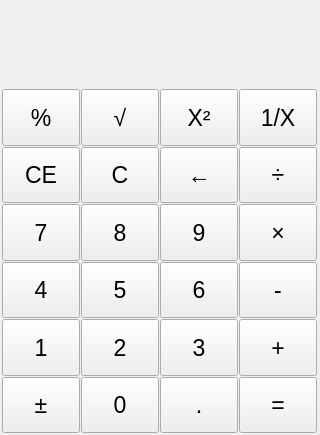
<?xml version="1.0" encoding="UTF-8"?>
<ui version="4.0">
 <class>MainWindow</class>
 <widget class="QMainWindow" name="MainWindow">
  <property name="geometry">
   <rect>
    <x>0</x>
    <y>0</y>
    <width>320</width>
    <height>435</height>
   </rect>
  </property>
  <property name="minimumSize">
   <size>
    <width>320</width>
    <height>435</height>
   </size>
  </property>
  <property name="maximumSize">
   <size>
    <width>16777215</width>
    <height>16777215</height>
   </size>
  </property>
  <property name="windowTitle">
   <string>MainWindow</string>
  </property>
  <widget class="QWidget" name="centralWidget">
   <property name="sizePolicy">
    <sizepolicy hsizetype="Preferred" vsizetype="Preferred">
     <horstretch>0</horstretch>
     <verstretch>0</verstretch>
    </sizepolicy>
   </property>
   <layout class="QGridLayout" name="gridLayout_2">
    <property name="leftMargin">
     <number>0</number>
    </property>
    <property name="topMargin">
     <number>0</number>
    </property>
    <property name="rightMargin">
     <number>0</number>
    </property>
    <property name="bottomMargin">
     <number>0</number>
    </property>
    <property name="spacing">
     <number>0</number>
    </property>
    <item row="0" column="0">
     <widget class="QLabel" name="label">
      <property name="sizePolicy">
       <sizepolicy hsizetype="Preferred" vsizetype="Preferred">
        <horstretch>0</horstretch>
        <verstretch>25</verstretch>
       </sizepolicy>
      </property>
      <property name="font">
       <font>
        <pointsize>22</pointsize>
       </font>
      </property>
      <property name="text">
       <string/>
      </property>
      <property name="alignment">
       <set>Qt::AlignRight|Qt::AlignTrailing|Qt::AlignVCenter</set>
      </property>
     </widget>
    </item>
    <item row="1" column="0">
     <widget class="QFrame" name="frame">
      <property name="sizePolicy">
       <sizepolicy hsizetype="Preferred" vsizetype="Preferred">
        <horstretch>0</horstretch>
        <verstretch>100</verstretch>
       </sizepolicy>
      </property>
      <property name="layoutDirection">
       <enum>Qt::LeftToRight</enum>
      </property>
      <property name="autoFillBackground">
       <bool>false</bool>
      </property>
      <layout class="QGridLayout" name="gridLayout" rowstretch="0,0,0,0,0,0,0">
       <property name="leftMargin">
        <number>2</number>
       </property>
       <property name="topMargin">
        <number>2</number>
       </property>
       <property name="rightMargin">
        <number>2</number>
       </property>
       <property name="bottomMargin">
        <number>2</number>
       </property>
       <property name="spacing">
        <number>1</number>
       </property>
       <item row="1" column="2">
        <widget class="QPushButton" name="root">
         <property name="sizePolicy">
          <sizepolicy hsizetype="Preferred" vsizetype="Preferred">
           <horstretch>0</horstretch>
           <verstretch>0</verstretch>
          </sizepolicy>
         </property>
         <property name="font">
          <font>
           <pointsize>17</pointsize>
          </font>
         </property>
         <property name="styleSheet">
          <string notr="true"/>
         </property>
         <property name="text">
          <string>√</string>
         </property>
        </widget>
       </item>
       <item row="1" column="3">
        <widget class="QPushButton" name="square">
         <property name="sizePolicy">
          <sizepolicy hsizetype="Preferred" vsizetype="Preferred">
           <horstretch>0</horstretch>
           <verstretch>0</verstretch>
          </sizepolicy>
         </property>
         <property name="font">
          <font>
           <pointsize>17</pointsize>
          </font>
         </property>
         <property name="styleSheet">
          <string notr="true"/>
         </property>
         <property name="text">
          <string>X²</string>
         </property>
        </widget>
       </item>
       <item row="3" column="3">
        <widget class="QPushButton" name="nine">
         <property name="sizePolicy">
          <sizepolicy hsizetype="Preferred" vsizetype="Preferred">
           <horstretch>0</horstretch>
           <verstretch>0</verstretch>
          </sizepolicy>
         </property>
         <property name="font">
          <font>
           <pointsize>17</pointsize>
          </font>
         </property>
         <property name="text">
          <string>9</string>
         </property>
        </widget>
       </item>
       <item row="4" column="3">
        <widget class="QPushButton" name="six">
         <property name="sizePolicy">
          <sizepolicy hsizetype="Preferred" vsizetype="Preferred">
           <horstretch>0</horstretch>
           <verstretch>0</verstretch>
          </sizepolicy>
         </property>
         <property name="font">
          <font>
           <pointsize>17</pointsize>
          </font>
         </property>
         <property name="text">
          <string>6</string>
         </property>
        </widget>
       </item>
       <item row="2" column="1">
        <widget class="QPushButton" name="CE">
         <property name="sizePolicy">
          <sizepolicy hsizetype="Preferred" vsizetype="Preferred">
           <horstretch>0</horstretch>
           <verstretch>0</verstretch>
          </sizepolicy>
         </property>
         <property name="font">
          <font>
           <pointsize>17</pointsize>
          </font>
         </property>
         <property name="text">
          <string>CE</string>
         </property>
        </widget>
       </item>
       <item row="5" column="1">
        <widget class="QPushButton" name="one">
         <property name="sizePolicy">
          <sizepolicy hsizetype="Preferred" vsizetype="Preferred">
           <horstretch>0</horstretch>
           <verstretch>0</verstretch>
          </sizepolicy>
         </property>
         <property name="font">
          <font>
           <pointsize>17</pointsize>
          </font>
         </property>
         <property name="text">
          <string>1</string>
         </property>
        </widget>
       </item>
       <item row="4" column="1">
        <widget class="QPushButton" name="four">
         <property name="sizePolicy">
          <sizepolicy hsizetype="Preferred" vsizetype="Preferred">
           <horstretch>0</horstretch>
           <verstretch>0</verstretch>
          </sizepolicy>
         </property>
         <property name="font">
          <font>
           <pointsize>17</pointsize>
          </font>
         </property>
         <property name="text">
          <string>4</string>
         </property>
        </widget>
       </item>
       <item row="5" column="3">
        <widget class="QPushButton" name="three">
         <property name="sizePolicy">
          <sizepolicy hsizetype="Preferred" vsizetype="Preferred">
           <horstretch>0</horstretch>
           <verstretch>0</verstretch>
          </sizepolicy>
         </property>
         <property name="font">
          <font>
           <pointsize>17</pointsize>
          </font>
         </property>
         <property name="text">
          <string>3</string>
         </property>
        </widget>
       </item>
       <item row="5" column="2">
        <widget class="QPushButton" name="two">
         <property name="sizePolicy">
          <sizepolicy hsizetype="Preferred" vsizetype="Preferred">
           <horstretch>0</horstretch>
           <verstretch>0</verstretch>
          </sizepolicy>
         </property>
         <property name="font">
          <font>
           <pointsize>17</pointsize>
          </font>
         </property>
         <property name="text">
          <string>2</string>
         </property>
        </widget>
       </item>
       <item row="3" column="1">
        <widget class="QPushButton" name="seven">
         <property name="sizePolicy">
          <sizepolicy hsizetype="Preferred" vsizetype="Preferred">
           <horstretch>0</horstretch>
           <verstretch>0</verstretch>
          </sizepolicy>
         </property>
         <property name="font">
          <font>
           <pointsize>17</pointsize>
          </font>
         </property>
         <property name="text">
          <string>7</string>
         </property>
        </widget>
       </item>
       <item row="3" column="2">
        <widget class="QPushButton" name="eight">
         <property name="sizePolicy">
          <sizepolicy hsizetype="Preferred" vsizetype="Preferred">
           <horstretch>0</horstretch>
           <verstretch>0</verstretch>
          </sizepolicy>
         </property>
         <property name="font">
          <font>
           <pointsize>17</pointsize>
          </font>
         </property>
         <property name="text">
          <string>8</string>
         </property>
        </widget>
       </item>
       <item row="2" column="2">
        <widget class="QPushButton" name="C">
         <property name="sizePolicy">
          <sizepolicy hsizetype="Preferred" vsizetype="Preferred">
           <horstretch>0</horstretch>
           <verstretch>0</verstretch>
          </sizepolicy>
         </property>
         <property name="font">
          <font>
           <pointsize>17</pointsize>
          </font>
         </property>
         <property name="text">
          <string>C</string>
         </property>
        </widget>
       </item>
       <item row="2" column="3">
        <widget class="QPushButton" name="backspace">
         <property name="sizePolicy">
          <sizepolicy hsizetype="Preferred" vsizetype="Preferred">
           <horstretch>0</horstretch>
           <verstretch>0</verstretch>
          </sizepolicy>
         </property>
         <property name="font">
          <font>
           <pointsize>17</pointsize>
          </font>
         </property>
         <property name="text">
          <string>←</string>
         </property>
        </widget>
       </item>
       <item row="4" column="2">
        <widget class="QPushButton" name="five">
         <property name="sizePolicy">
          <sizepolicy hsizetype="Preferred" vsizetype="Preferred">
           <horstretch>0</horstretch>
           <verstretch>0</verstretch>
          </sizepolicy>
         </property>
         <property name="font">
          <font>
           <pointsize>17</pointsize>
          </font>
         </property>
         <property name="text">
          <string>5</string>
         </property>
        </widget>
       </item>
       <item row="6" column="1">
        <widget class="QPushButton" name="plusMinus">
         <property name="sizePolicy">
          <sizepolicy hsizetype="Preferred" vsizetype="Preferred">
           <horstretch>0</horstretch>
           <verstretch>0</verstretch>
          </sizepolicy>
         </property>
         <property name="font">
          <font>
           <pointsize>17</pointsize>
          </font>
         </property>
         <property name="styleSheet">
          <string notr="true"/>
         </property>
         <property name="text">
          <string>±</string>
         </property>
        </widget>
       </item>
       <item row="6" column="2">
        <widget class="QPushButton" name="zero">
         <property name="sizePolicy">
          <sizepolicy hsizetype="Preferred" vsizetype="Preferred">
           <horstretch>0</horstretch>
           <verstretch>0</verstretch>
          </sizepolicy>
         </property>
         <property name="font">
          <font>
           <pointsize>17</pointsize>
          </font>
         </property>
         <property name="text">
          <string>0</string>
         </property>
        </widget>
       </item>
       <item row="6" column="3">
        <widget class="QPushButton" name="dot">
         <property name="sizePolicy">
          <sizepolicy hsizetype="Preferred" vsizetype="Preferred">
           <horstretch>0</horstretch>
           <verstretch>0</verstretch>
          </sizepolicy>
         </property>
         <property name="font">
          <font>
           <pointsize>17</pointsize>
          </font>
         </property>
         <property name="styleSheet">
          <string notr="true"/>
         </property>
         <property name="text">
          <string>.</string>
         </property>
        </widget>
       </item>
       <item row="1" column="6">
        <widget class="QPushButton" name="oneDivideX">
         <property name="sizePolicy">
          <sizepolicy hsizetype="Preferred" vsizetype="Preferred">
           <horstretch>0</horstretch>
           <verstretch>0</verstretch>
          </sizepolicy>
         </property>
         <property name="font">
          <font>
           <pointsize>17</pointsize>
          </font>
         </property>
         <property name="styleSheet">
          <string notr="true"/>
         </property>
         <property name="text">
          <string>1/X</string>
         </property>
        </widget>
       </item>
       <item row="2" column="6">
        <widget class="QPushButton" name="divide">
         <property name="sizePolicy">
          <sizepolicy hsizetype="Preferred" vsizetype="Preferred">
           <horstretch>0</horstretch>
           <verstretch>0</verstretch>
          </sizepolicy>
         </property>
         <property name="font">
          <font>
           <pointsize>17</pointsize>
          </font>
         </property>
         <property name="styleSheet">
          <string notr="true"/>
         </property>
         <property name="text">
          <string>÷</string>
         </property>
        </widget>
       </item>
       <item row="3" column="6">
        <widget class="QPushButton" name="mult">
         <property name="sizePolicy">
          <sizepolicy hsizetype="Preferred" vsizetype="Preferred">
           <horstretch>0</horstretch>
           <verstretch>0</verstretch>
          </sizepolicy>
         </property>
         <property name="font">
          <font>
           <pointsize>17</pointsize>
          </font>
         </property>
         <property name="styleSheet">
          <string notr="true"/>
         </property>
         <property name="text">
          <string>×</string>
         </property>
        </widget>
       </item>
       <item row="4" column="6">
        <widget class="QPushButton" name="minus">
         <property name="sizePolicy">
          <sizepolicy hsizetype="Preferred" vsizetype="Preferred">
           <horstretch>0</horstretch>
           <verstretch>0</verstretch>
          </sizepolicy>
         </property>
         <property name="font">
          <font>
           <pointsize>17</pointsize>
          </font>
         </property>
         <property name="accessibleName">
          <string/>
         </property>
         <property name="styleSheet">
          <string notr="true"/>
         </property>
         <property name="text">
          <string>-</string>
         </property>
        </widget>
       </item>
       <item row="5" column="6">
        <widget class="QPushButton" name="plus">
         <property name="sizePolicy">
          <sizepolicy hsizetype="Preferred" vsizetype="Preferred">
           <horstretch>0</horstretch>
           <verstretch>0</verstretch>
          </sizepolicy>
         </property>
         <property name="font">
          <font>
           <pointsize>17</pointsize>
          </font>
         </property>
         <property name="styleSheet">
          <string notr="true"/>
         </property>
         <property name="text">
          <string>+</string>
         </property>
        </widget>
       </item>
       <item row="6" column="6">
        <widget class="QPushButton" name="equal">
         <property name="sizePolicy">
          <sizepolicy hsizetype="Preferred" vsizetype="Preferred">
           <horstretch>0</horstretch>
           <verstretch>0</verstretch>
          </sizepolicy>
         </property>
         <property name="font">
          <font>
           <pointsize>17</pointsize>
          </font>
         </property>
         <property name="styleSheet">
          <string notr="true"/>
         </property>
         <property name="text">
          <string>=</string>
         </property>
        </widget>
       </item>
       <item row="1" column="1">
        <widget class="QPushButton" name="percent">
         <property name="sizePolicy">
          <sizepolicy hsizetype="Preferred" vsizetype="Preferred">
           <horstretch>0</horstretch>
           <verstretch>0</verstretch>
          </sizepolicy>
         </property>
         <property name="font">
          <font>
           <pointsize>17</pointsize>
          </font>
         </property>
         <property name="styleSheet">
          <string notr="true"/>
         </property>
         <property name="text">
          <string>%</string>
         </property>
        </widget>
       </item>
      </layout>
     </widget>
    </item>
   </layout>
  </widget>
  <widget class="QMenuBar" name="menuBar">
   <property name="geometry">
    <rect>
     <x>0</x>
     <y>0</y>
     <width>320</width>
     <height>20</height>
    </rect>
   </property>
  </widget>
 </widget>
 <layoutdefault spacing="6" margin="11"/>
 <resources/>
 <connections/>
</ui>
